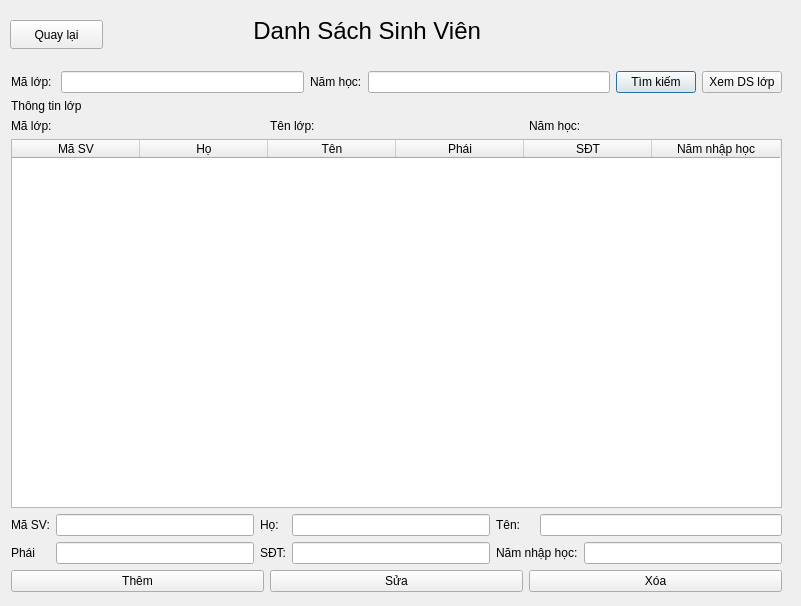
<?xml version="1.0" encoding="UTF-8"?>
<ui version="4.0">
 <class>DS_SV</class>
 <widget class="QDialog" name="DS_SV">
  <property name="geometry">
   <rect>
    <x>0</x>
    <y>0</y>
    <width>801</width>
    <height>606</height>
   </rect>
  </property>
  <property name="windowTitle">
   <string>Dialog</string>
  </property>
  <widget class="QLabel" name="label">
   <property name="geometry">
    <rect>
     <x>220</x>
     <y>0</y>
     <width>301</width>
     <height>61</height>
    </rect>
   </property>
   <property name="font">
    <font>
     <pointsize>18</pointsize>
    </font>
   </property>
   <property name="text">
    <string>Danh Sách Sinh Viên </string>
   </property>
   <property name="alignment">
    <set>Qt::AlignmentFlag::AlignCenter</set>
   </property>
  </widget>
  <widget class="QWidget" name="layoutWidget">
   <property name="geometry">
    <rect>
     <x>11</x>
     <y>71</y>
     <width>771</width>
     <height>521</height>
    </rect>
   </property>
   <layout class="QVBoxLayout" name="verticalLayout_2">
    <item>
     <layout class="QVBoxLayout" name="verticalLayout">
      <item>
       <layout class="QHBoxLayout" name="horizontalLayout_2">
        <item>
         <widget class="QLabel" name="lblMALOP_2">
          <property name="text">
           <string>Mã lớp: </string>
          </property>
         </widget>
        </item>
        <item>
         <widget class="QLineEdit" name="editMALOP"/>
        </item>
        <item>
         <widget class="QLabel" name="lblNAMHOC_2">
          <property name="text">
           <string>Năm học:</string>
          </property>
         </widget>
        </item>
        <item>
         <widget class="QLineEdit" name="editNAMHOC"/>
        </item>
        <item>
         <widget class="QPushButton" name="btnTimKiem">
          <property name="text">
           <string>Tìm kiếm</string>
          </property>
         </widget>
        </item>
        <item>
         <widget class="QPushButton" name="btnXemLop">
          <property name="text">
           <string>Xem DS lớp</string>
          </property>
         </widget>
        </item>
       </layout>
      </item>
      <item>
       <widget class="QLabel" name="label_2">
        <property name="text">
         <string>Thông tin lớp </string>
        </property>
       </widget>
      </item>
      <item>
       <layout class="QHBoxLayout" name="horizontalLayout_3">
        <item>
         <widget class="QLabel" name="lblMALOP">
          <property name="text">
           <string>Mã lớp:</string>
          </property>
         </widget>
        </item>
        <item>
         <widget class="QLabel" name="lblTENLOP">
          <property name="text">
           <string>Tên lớp:</string>
          </property>
         </widget>
        </item>
        <item>
         <widget class="QLabel" name="lblNAMHOC">
          <property name="text">
           <string>Năm học:</string>
          </property>
         </widget>
        </item>
       </layout>
      </item>
     </layout>
    </item>
    <item>
     <widget class="QTableWidget" name="tableSV">
      <attribute name="horizontalHeaderDefaultSectionSize">
       <number>128</number>
      </attribute>
      <column>
       <property name="text">
        <string>Mã SV</string>
       </property>
      </column>
      <column>
       <property name="text">
        <string>Họ</string>
       </property>
      </column>
      <column>
       <property name="text">
        <string>Tên</string>
       </property>
      </column>
      <column>
       <property name="text">
        <string>Phái</string>
       </property>
      </column>
      <column>
       <property name="text">
        <string>SĐT</string>
       </property>
      </column>
      <column>
       <property name="text">
        <string>Năm nhập học</string>
       </property>
      </column>
     </widget>
    </item>
    <item>
     <layout class="QGridLayout" name="gridLayout">
      <item row="0" column="0">
       <widget class="QLabel" name="lblMASV">
        <property name="text">
         <string>Mã SV:</string>
        </property>
       </widget>
      </item>
      <item row="0" column="1">
       <widget class="QLineEdit" name="editMASV"/>
      </item>
      <item row="0" column="2">
       <widget class="QLabel" name="lblHO">
        <property name="text">
         <string>Họ:</string>
        </property>
       </widget>
      </item>
      <item row="0" column="3">
       <widget class="QLineEdit" name="editHO"/>
      </item>
      <item row="0" column="4">
       <widget class="QLabel" name="lblTEN">
        <property name="text">
         <string>Tên:</string>
        </property>
       </widget>
      </item>
      <item row="0" column="5" colspan="2">
       <widget class="QLineEdit" name="editTEN"/>
      </item>
      <item row="1" column="0">
       <widget class="QLabel" name="lblPHAI">
        <property name="text">
         <string>Phái </string>
        </property>
       </widget>
      </item>
      <item row="1" column="1">
       <widget class="QLineEdit" name="editPHAI"/>
      </item>
      <item row="1" column="2">
       <widget class="QLabel" name="lblSDT">
        <property name="text">
         <string>SĐT:</string>
        </property>
       </widget>
      </item>
      <item row="1" column="3">
       <widget class="QLineEdit" name="editSODT"/>
      </item>
      <item row="1" column="4" colspan="2">
       <widget class="QLabel" name="lblNAMNHAP">
        <property name="text">
         <string>Năm nhập học:</string>
        </property>
       </widget>
      </item>
      <item row="1" column="6">
       <widget class="QLineEdit" name="editNAMNHAP"/>
      </item>
     </layout>
    </item>
    <item>
     <layout class="QHBoxLayout" name="horizontalLayout">
      <item>
       <widget class="QPushButton" name="btnThem">
        <property name="text">
         <string>Thêm</string>
        </property>
       </widget>
      </item>
      <item>
       <widget class="QPushButton" name="btnSua">
        <property name="text">
         <string>Sửa</string>
        </property>
       </widget>
      </item>
      <item>
       <widget class="QPushButton" name="btnXoa">
        <property name="text">
         <string>Xóa</string>
        </property>
       </widget>
      </item>
     </layout>
    </item>
   </layout>
  </widget>
  <widget class="QPushButton" name="btnBack">
   <property name="geometry">
    <rect>
     <x>10</x>
     <y>20</y>
     <width>93</width>
     <height>29</height>
    </rect>
   </property>
   <property name="text">
    <string>Quay lại</string>
   </property>
  </widget>
 </widget>
 <resources/>
 <connections/>
</ui>
